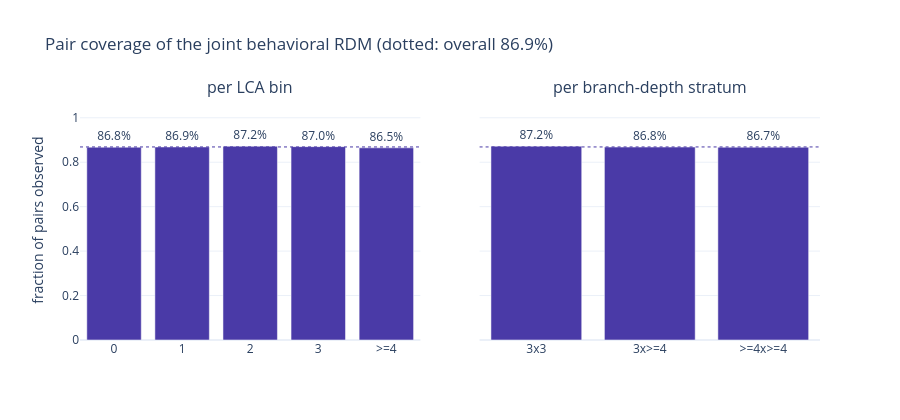

Here is the notebook cell this chart was saved with:
### Markdown cell above
## 1. Where are the missing pairs?

If the unobserved pairs clustered at some depths of the tree, every raw behavioral estimate would weight the tree unevenly, and the embeddings, which fill exactly those pairs, would change the weighting. So coverage comes first: overall, per pooled LCA bin, and per branch-depth stratum (notebook `0_`).

### Code cell
cov = md.coverage(COUNTS, PARTS)
md.fig_coverage(cov).show()
print(cov.round(3).to_string())

### Figure 1 — Plotly figure (JSON) as saved in the notebook; plotly's stock layout.template omitted (floating-point values rounded to 4 significant figures)
{"data": [{"marker": {"color": "#4a3aa7"}, "showlegend": false, "text": ["86.8%", "86.9%", "87.2%", "87.0%", "86.5%"], "textposition": "outside", "type": "bar", "x": ["0", "1", "2", "3", ">=4"], "xaxis": "x", "y": [0.8676, 0.8686, 0.8719, 0.8701, 0.8649], "yaxis": "y"}, {"marker": {"color": "#4a3aa7"}, "showlegend": false, "text": ["87.2%", "86.8%", "86.7%"], "textposition": "outside", "type": "bar", "x": ["3x3", "3x>=4", ">=4x>=4"], "xaxis": "x2", "y": [0.872, 0.8681, 0.8674], "yaxis": "y2"}], "layout": {"annotations": [{"font": {"size": 16}, "showarrow": false, "text": "per LCA bin", "x": 0.23, "xanchor": "center", "xref": "paper", "y": 1.0, "yanchor": "bottom", "yref": "paper"}, {"font": {"size": 16}, "showarrow": false, "text": "per branch-depth stratum", "x": 0.77, "xanchor": "center", "xref": "paper", "y": 1.0, "yanchor": "bottom", "yref": "paper"}], "height": 420, "shapes": [{"line": {"color": "#4a3aa7", "dash": "dot", "width": 1}, "type": "line", "x0": 0, "x1": 1, "xref": "x domain", "y0": 0.8687, "y1": 0.8687, "yref": "y"}, {"line": {"color": "#4a3aa7", "dash": "dot", "width": 1}, "type": "line", "x0": 0, "x1": 1, "xref": "x2 domain", "y0": 0.8687, "y1": 0.8687, "yref": "y2"}], "title": {"text": "Pair coverage of the joint behavioral RDM (dotted: overall 86.9%)"}, "width": 900, "xaxis": {"anchor": "y", "domain": [0.0, 0.46]}, "xaxis2": {"anchor": "y2", "domain": [0.54, 1.0]}, "yaxis": {"anchor": "x", "domain": [0.0, 1.0], "range": [0, 1.08], "title": {"text": "fraction of pairs observed"}}, "yaxis2": {"anchor": "x2", "domain": [0.0, 1.0], "matches": "y", "showticklabels": false}}}
